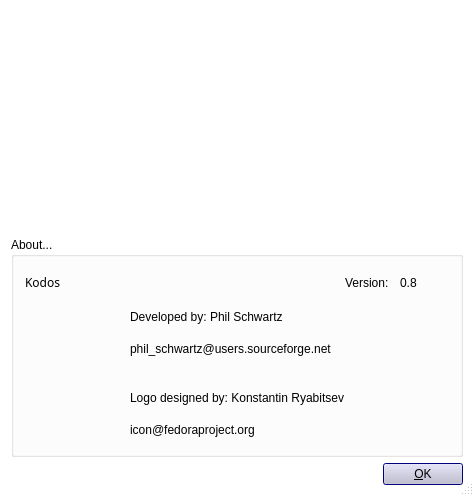
<?xml version="1.0" encoding="UTF-8"?>
<ui version="4.0">
 <class>AboutBA</class>
 <widget class="QDialog" name="AboutBA">
  <property name="geometry">
   <rect>
    <x>0</x>
    <y>0</y>
    <width>474</width>
    <height>496</height>
   </rect>
  </property>
  <property name="palette">
   <palette>
    <active>
     <colorrole role="WindowText">
      <brush brushstyle="SolidPattern">
       <color alpha="255">
        <red>0</red>
        <green>0</green>
        <blue>0</blue>
       </color>
      </brush>
     </colorrole>
     <colorrole role="Button">
      <brush brushstyle="SolidPattern">
       <color alpha="255">
        <red>214</red>
        <green>214</green>
        <blue>214</blue>
       </color>
      </brush>
     </colorrole>
     <colorrole role="Light">
      <brush brushstyle="SolidPattern">
       <color alpha="255">
        <red>255</red>
        <green>255</green>
        <blue>255</blue>
       </color>
      </brush>
     </colorrole>
     <colorrole role="Midlight">
      <brush brushstyle="SolidPattern">
       <color alpha="255">
        <red>234</red>
        <green>234</green>
        <blue>234</blue>
       </color>
      </brush>
     </colorrole>
     <colorrole role="Dark">
      <brush brushstyle="SolidPattern">
       <color alpha="255">
        <red>107</red>
        <green>107</green>
        <blue>107</blue>
       </color>
      </brush>
     </colorrole>
     <colorrole role="Mid">
      <brush brushstyle="SolidPattern">
       <color alpha="255">
        <red>142</red>
        <green>142</green>
        <blue>142</blue>
       </color>
      </brush>
     </colorrole>
     <colorrole role="Text">
      <brush brushstyle="SolidPattern">
       <color alpha="255">
        <red>0</red>
        <green>0</green>
        <blue>0</blue>
       </color>
      </brush>
     </colorrole>
     <colorrole role="BrightText">
      <brush brushstyle="SolidPattern">
       <color alpha="255">
        <red>255</red>
        <green>255</green>
        <blue>255</blue>
       </color>
      </brush>
     </colorrole>
     <colorrole role="ButtonText">
      <brush brushstyle="SolidPattern">
       <color alpha="255">
        <red>0</red>
        <green>0</green>
        <blue>0</blue>
       </color>
      </brush>
     </colorrole>
     <colorrole role="Base">
      <brush brushstyle="SolidPattern">
       <color alpha="255">
        <red>255</red>
        <green>255</green>
        <blue>255</blue>
       </color>
      </brush>
     </colorrole>
     <colorrole role="Window">
      <brush brushstyle="SolidPattern">
       <color alpha="255">
        <red>255</red>
        <green>255</green>
        <blue>255</blue>
       </color>
      </brush>
     </colorrole>
     <colorrole role="Shadow">
      <brush brushstyle="SolidPattern">
       <color alpha="255">
        <red>0</red>
        <green>0</green>
        <blue>0</blue>
       </color>
      </brush>
     </colorrole>
     <colorrole role="Highlight">
      <brush brushstyle="SolidPattern">
       <color alpha="255">
        <red>0</red>
        <green>0</green>
        <blue>156</blue>
       </color>
      </brush>
     </colorrole>
     <colorrole role="HighlightedText">
      <brush brushstyle="SolidPattern">
       <color alpha="255">
        <red>255</red>
        <green>255</green>
        <blue>255</blue>
       </color>
      </brush>
     </colorrole>
     <colorrole role="Link">
      <brush brushstyle="SolidPattern">
       <color alpha="255">
        <red>0</red>
        <green>0</green>
        <blue>0</blue>
       </color>
      </brush>
     </colorrole>
     <colorrole role="LinkVisited">
      <brush brushstyle="SolidPattern">
       <color alpha="255">
        <red>0</red>
        <green>0</green>
        <blue>0</blue>
       </color>
      </brush>
     </colorrole>
    </active>
    <inactive>
     <colorrole role="WindowText">
      <brush brushstyle="SolidPattern">
       <color alpha="255">
        <red>0</red>
        <green>0</green>
        <blue>0</blue>
       </color>
      </brush>
     </colorrole>
     <colorrole role="Button">
      <brush brushstyle="SolidPattern">
       <color alpha="255">
        <red>214</red>
        <green>214</green>
        <blue>214</blue>
       </color>
      </brush>
     </colorrole>
     <colorrole role="Light">
      <brush brushstyle="SolidPattern">
       <color alpha="255">
        <red>255</red>
        <green>255</green>
        <blue>255</blue>
       </color>
      </brush>
     </colorrole>
     <colorrole role="Midlight">
      <brush brushstyle="SolidPattern">
       <color alpha="255">
        <red>246</red>
        <green>246</green>
        <blue>246</blue>
       </color>
      </brush>
     </colorrole>
     <colorrole role="Dark">
      <brush brushstyle="SolidPattern">
       <color alpha="255">
        <red>107</red>
        <green>107</green>
        <blue>107</blue>
       </color>
      </brush>
     </colorrole>
     <colorrole role="Mid">
      <brush brushstyle="SolidPattern">
       <color alpha="255">
        <red>142</red>
        <green>142</green>
        <blue>142</blue>
       </color>
      </brush>
     </colorrole>
     <colorrole role="Text">
      <brush brushstyle="SolidPattern">
       <color alpha="255">
        <red>0</red>
        <green>0</green>
        <blue>0</blue>
       </color>
      </brush>
     </colorrole>
     <colorrole role="BrightText">
      <brush brushstyle="SolidPattern">
       <color alpha="255">
        <red>255</red>
        <green>255</green>
        <blue>255</blue>
       </color>
      </brush>
     </colorrole>
     <colorrole role="ButtonText">
      <brush brushstyle="SolidPattern">
       <color alpha="255">
        <red>0</red>
        <green>0</green>
        <blue>0</blue>
       </color>
      </brush>
     </colorrole>
     <colorrole role="Base">
      <brush brushstyle="SolidPattern">
       <color alpha="255">
        <red>255</red>
        <green>255</green>
        <blue>255</blue>
       </color>
      </brush>
     </colorrole>
     <colorrole role="Window">
      <brush brushstyle="SolidPattern">
       <color alpha="255">
        <red>255</red>
        <green>255</green>
        <blue>255</blue>
       </color>
      </brush>
     </colorrole>
     <colorrole role="Shadow">
      <brush brushstyle="SolidPattern">
       <color alpha="255">
        <red>0</red>
        <green>0</green>
        <blue>0</blue>
       </color>
      </brush>
     </colorrole>
     <colorrole role="Highlight">
      <brush brushstyle="SolidPattern">
       <color alpha="255">
        <red>0</red>
        <green>0</green>
        <blue>156</blue>
       </color>
      </brush>
     </colorrole>
     <colorrole role="HighlightedText">
      <brush brushstyle="SolidPattern">
       <color alpha="255">
        <red>255</red>
        <green>255</green>
        <blue>255</blue>
       </color>
      </brush>
     </colorrole>
     <colorrole role="Link">
      <brush brushstyle="SolidPattern">
       <color alpha="255">
        <red>0</red>
        <green>0</green>
        <blue>0</blue>
       </color>
      </brush>
     </colorrole>
     <colorrole role="LinkVisited">
      <brush brushstyle="SolidPattern">
       <color alpha="255">
        <red>0</red>
        <green>0</green>
        <blue>0</blue>
       </color>
      </brush>
     </colorrole>
    </inactive>
    <disabled>
     <colorrole role="WindowText">
      <brush brushstyle="SolidPattern">
       <color alpha="255">
        <red>128</red>
        <green>128</green>
        <blue>128</blue>
       </color>
      </brush>
     </colorrole>
     <colorrole role="Button">
      <brush brushstyle="SolidPattern">
       <color alpha="255">
        <red>214</red>
        <green>214</green>
        <blue>214</blue>
       </color>
      </brush>
     </colorrole>
     <colorrole role="Light">
      <brush brushstyle="SolidPattern">
       <color alpha="255">
        <red>255</red>
        <green>255</green>
        <blue>255</blue>
       </color>
      </brush>
     </colorrole>
     <colorrole role="Midlight">
      <brush brushstyle="SolidPattern">
       <color alpha="255">
        <red>246</red>
        <green>246</green>
        <blue>246</blue>
       </color>
      </brush>
     </colorrole>
     <colorrole role="Dark">
      <brush brushstyle="SolidPattern">
       <color alpha="255">
        <red>107</red>
        <green>107</green>
        <blue>107</blue>
       </color>
      </brush>
     </colorrole>
     <colorrole role="Mid">
      <brush brushstyle="SolidPattern">
       <color alpha="255">
        <red>142</red>
        <green>142</green>
        <blue>142</blue>
       </color>
      </brush>
     </colorrole>
     <colorrole role="Text">
      <brush brushstyle="SolidPattern">
       <color alpha="255">
        <red>0</red>
        <green>0</green>
        <blue>0</blue>
       </color>
      </brush>
     </colorrole>
     <colorrole role="BrightText">
      <brush brushstyle="SolidPattern">
       <color alpha="255">
        <red>255</red>
        <green>255</green>
        <blue>255</blue>
       </color>
      </brush>
     </colorrole>
     <colorrole role="ButtonText">
      <brush brushstyle="SolidPattern">
       <color alpha="255">
        <red>128</red>
        <green>128</green>
        <blue>128</blue>
       </color>
      </brush>
     </colorrole>
     <colorrole role="Base">
      <brush brushstyle="SolidPattern">
       <color alpha="255">
        <red>255</red>
        <green>255</green>
        <blue>255</blue>
       </color>
      </brush>
     </colorrole>
     <colorrole role="Window">
      <brush brushstyle="SolidPattern">
       <color alpha="255">
        <red>255</red>
        <green>255</green>
        <blue>255</blue>
       </color>
      </brush>
     </colorrole>
     <colorrole role="Shadow">
      <brush brushstyle="SolidPattern">
       <color alpha="255">
        <red>0</red>
        <green>0</green>
        <blue>0</blue>
       </color>
      </brush>
     </colorrole>
     <colorrole role="Highlight">
      <brush brushstyle="SolidPattern">
       <color alpha="255">
        <red>0</red>
        <green>0</green>
        <blue>156</blue>
       </color>
      </brush>
     </colorrole>
     <colorrole role="HighlightedText">
      <brush brushstyle="SolidPattern">
       <color alpha="255">
        <red>255</red>
        <green>255</green>
        <blue>255</blue>
       </color>
      </brush>
     </colorrole>
     <colorrole role="Link">
      <brush brushstyle="SolidPattern">
       <color alpha="255">
        <red>0</red>
        <green>0</green>
        <blue>0</blue>
       </color>
      </brush>
     </colorrole>
     <colorrole role="LinkVisited">
      <brush brushstyle="SolidPattern">
       <color alpha="255">
        <red>0</red>
        <green>0</green>
        <blue>0</blue>
       </color>
      </brush>
     </colorrole>
    </disabled>
   </palette>
  </property>
  <property name="windowTitle">
   <string>About Kodos</string>
  </property>
  <property name="sizeGripEnabled">
   <bool>true</bool>
  </property>
  <layout class="QGridLayout">
   <property name="margin">
    <number>11</number>
   </property>
   <property name="spacing">
    <number>6</number>
   </property>
   <item row="0" column="0">
    <widget class="QLabel" name="PixmapLabel1">
     <property name="pixmap">
      <pixmap>../image0</pixmap>
     </property>
     <property name="scaledContents">
      <bool>true</bool>
     </property>
     <property name="wordWrap">
      <bool>false</bool>
     </property>
    </widget>
   </item>
   <item row="2" column="0">
    <layout class="QHBoxLayout">
     <property name="spacing">
      <number>6</number>
     </property>
     <property name="margin">
      <number>0</number>
     </property>
     <item>
      <spacer name="Horizontal Spacing2">
       <property name="orientation">
        <enum>Qt::Horizontal</enum>
       </property>
       <property name="sizeType">
        <enum>QSizePolicy::Expanding</enum>
       </property>
       <property name="sizeHint" stdset="0">
        <size>
         <width>20</width>
         <height>20</height>
        </size>
       </property>
      </spacer>
     </item>
     <item>
      <widget class="QPushButton" name="buttonOk">
       <property name="text">
        <string>&amp;OK</string>
       </property>
       <property name="autoDefault">
        <bool>true</bool>
       </property>
       <property name="default">
        <bool>true</bool>
       </property>
      </widget>
     </item>
    </layout>
   </item>
   <item row="1" column="0">
    <widget class="QGroupBox" name="GroupBox6">
     <property name="title">
      <string>About...</string>
     </property>
     <layout class="QGridLayout">
      <item row="0" column="3" colspan="2">
       <layout class="QHBoxLayout">
        <item>
         <widget class="QLabel" name="TextLabel1_2">
          <property name="text">
           <string>Version:</string>
          </property>
          <property name="wordWrap">
           <bool>false</bool>
          </property>
         </widget>
        </item>
        <item>
         <widget class="QLabel" name="versionLabel">
          <property name="text">
           <string>0.8</string>
          </property>
          <property name="wordWrap">
           <bool>false</bool>
          </property>
         </widget>
        </item>
       </layout>
      </item>
      <item row="0" column="2">
       <spacer name="spacer2">
        <property name="orientation">
         <enum>Qt::Horizontal</enum>
        </property>
        <property name="sizeType">
         <enum>QSizePolicy::Expanding</enum>
        </property>
        <property name="sizeHint" stdset="0">
         <size>
          <width>181</width>
          <height>16</height>
         </size>
        </property>
       </spacer>
      </item>
      <item row="0" column="0" colspan="2">
       <widget class="QLabel" name="TextLabel1">
        <property name="sizePolicy">
         <sizepolicy hsizetype="Expanding" vsizetype="Minimum">
          <horstretch>0</horstretch>
          <verstretch>0</verstretch>
         </sizepolicy>
        </property>
        <property name="font">
         <font>
          <family>helvetic</family>
         </font>
        </property>
        <property name="text">
         <string>Kodos</string>
        </property>
        <property name="wordWrap">
         <bool>false</bool>
        </property>
       </widget>
      </item>
      <item row="3" column="2">
       <spacer name="spacer3">
        <property name="orientation">
         <enum>Qt::Vertical</enum>
        </property>
        <property name="sizeType">
         <enum>QSizePolicy::Preferred</enum>
        </property>
        <property name="sizeHint" stdset="0">
         <size>
          <width>26</width>
          <height>16</height>
         </size>
        </property>
       </spacer>
      </item>
      <item row="4" column="0">
       <spacer name="spacer8">
        <property name="orientation">
         <enum>Qt::Horizontal</enum>
        </property>
        <property name="sizeType">
         <enum>QSizePolicy::Expanding</enum>
        </property>
        <property name="sizeHint" stdset="0">
         <size>
          <width>36</width>
          <height>16</height>
         </size>
        </property>
       </spacer>
      </item>
      <item row="1" column="1" rowspan="2" colspan="3">
       <layout class="QVBoxLayout">
        <item>
         <widget class="QLabel" name="textLabel3">
          <property name="text">
           <string>Developed by: Phil Schwartz</string>
          </property>
          <property name="wordWrap">
           <bool>false</bool>
          </property>
         </widget>
        </item>
        <item>
         <widget class="QLabel" name="textLabel4">
          <property name="text">
           <string>phil_schwartz@users.sourceforge.net</string>
          </property>
          <property name="wordWrap">
           <bool>false</bool>
          </property>
         </widget>
        </item>
       </layout>
      </item>
      <item row="1" column="4">
       <spacer name="spacer4">
        <property name="orientation">
         <enum>Qt::Horizontal</enum>
        </property>
        <property name="sizeType">
         <enum>QSizePolicy::Expanding</enum>
        </property>
        <property name="sizeHint" stdset="0">
         <size>
          <width>40</width>
          <height>16</height>
         </size>
        </property>
       </spacer>
      </item>
      <item row="2" column="4">
       <spacer name="spacer5">
        <property name="orientation">
         <enum>Qt::Horizontal</enum>
        </property>
        <property name="sizeType">
         <enum>QSizePolicy::Expanding</enum>
        </property>
        <property name="sizeHint" stdset="0">
         <size>
          <width>35</width>
          <height>16</height>
         </size>
        </property>
       </spacer>
      </item>
      <item row="1" column="0">
       <spacer name="spacer6">
        <property name="orientation">
         <enum>Qt::Horizontal</enum>
        </property>
        <property name="sizeType">
         <enum>QSizePolicy::Expanding</enum>
        </property>
        <property name="sizeHint" stdset="0">
         <size>
          <width>41</width>
          <height>16</height>
         </size>
        </property>
       </spacer>
      </item>
      <item row="2" column="0">
       <spacer name="spacer7">
        <property name="orientation">
         <enum>Qt::Horizontal</enum>
        </property>
        <property name="sizeType">
         <enum>QSizePolicy::Expanding</enum>
        </property>
        <property name="sizeHint" stdset="0">
         <size>
          <width>41</width>
          <height>16</height>
         </size>
        </property>
       </spacer>
      </item>
      <item row="4" column="1" rowspan="2" colspan="3">
       <layout class="QGridLayout">
        <item row="0" column="0">
         <widget class="QLabel" name="textLabel1">
          <property name="text">
           <string>Logo designed by: Konstantin Ryabitsev</string>
          </property>
          <property name="wordWrap">
           <bool>false</bool>
          </property>
         </widget>
        </item>
        <item row="1" column="0">
         <widget class="QLabel" name="textLabel2">
          <property name="text">
           <string>icon@fedoraproject.org</string>
          </property>
          <property name="wordWrap">
           <bool>false</bool>
          </property>
         </widget>
        </item>
       </layout>
      </item>
      <item row="4" column="4">
       <spacer name="spacer10">
        <property name="orientation">
         <enum>Qt::Horizontal</enum>
        </property>
        <property name="sizeType">
         <enum>QSizePolicy::Expanding</enum>
        </property>
        <property name="sizeHint" stdset="0">
         <size>
          <width>70</width>
          <height>16</height>
         </size>
        </property>
       </spacer>
      </item>
      <item row="5" column="4">
       <spacer name="spacer11">
        <property name="orientation">
         <enum>Qt::Horizontal</enum>
        </property>
        <property name="sizeType">
         <enum>QSizePolicy::Expanding</enum>
        </property>
        <property name="sizeHint" stdset="0">
         <size>
          <width>55</width>
          <height>16</height>
         </size>
        </property>
       </spacer>
      </item>
      <item row="5" column="0">
       <spacer name="spacer9">
        <property name="orientation">
         <enum>Qt::Horizontal</enum>
        </property>
        <property name="sizeType">
         <enum>QSizePolicy::Expanding</enum>
        </property>
        <property name="sizeHint" stdset="0">
         <size>
          <width>50</width>
          <height>16</height>
         </size>
        </property>
       </spacer>
      </item>
     </layout>
    </widget>
   </item>
  </layout>
 </widget>
 <layoutdefault spacing="6" margin="11"/>
 <resources/>
 <connections>
  <connection>
   <sender>buttonOk</sender>
   <signal>clicked()</signal>
   <receiver>AboutBA</receiver>
   <slot>accept()</slot>
   <hints>
    <hint type="sourcelabel">
     <x>20</x>
     <y>20</y>
    </hint>
    <hint type="destinationlabel">
     <x>20</x>
     <y>20</y>
    </hint>
   </hints>
  </connection>
 </connections>
</ui>
